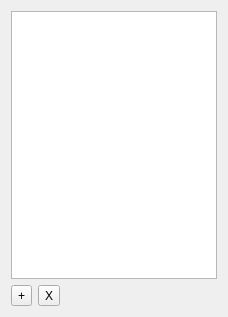
<?xml version="1.0" encoding="UTF-8"?>
<ui version="4.0">
 <class>CompositeTileSourceConfigurationWidget</class>
 <widget class="QWidget" name="CompositeTileSourceConfigurationWidget">
  <property name="geometry">
   <rect>
    <x>0</x>
    <y>0</y>
    <width>228</width>
    <height>317</height>
   </rect>
  </property>
  <property name="windowTitle">
   <string>Form</string>
  </property>
  <layout class="QVBoxLayout" name="verticalLayout">
   <item>
    <widget class="QListView" name="listView">
     <property name="focusPolicy">
      <enum>Qt::ClickFocus</enum>
     </property>
     <property name="editTriggers">
      <set>QAbstractItemView::NoEditTriggers</set>
     </property>
     <property name="uniformItemSizes">
      <bool>true</bool>
     </property>
    </widget>
   </item>
   <item>
    <layout class="QHBoxLayout" name="horizontalLayout">
     <item>
      <widget class="QToolButton" name="addSourceButton">
       <property name="text">
        <string>+</string>
       </property>
      </widget>
     </item>
     <item>
      <widget class="QToolButton" name="removeSourceButton">
       <property name="text">
        <string>X</string>
       </property>
      </widget>
     </item>
     <item>
      <spacer name="horizontalSpacer">
       <property name="orientation">
        <enum>Qt::Horizontal</enum>
       </property>
       <property name="sizeHint" stdset="0">
        <size>
         <width>40</width>
         <height>20</height>
        </size>
       </property>
      </spacer>
     </item>
    </layout>
   </item>
  </layout>
 </widget>
 <resources/>
 <connections/>
</ui>
